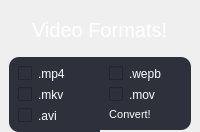
            <widget class="QWidget" name="vidPage">
             <layout class="QVBoxLayout" name="verticalLayout_5">
              <property name="spacing">
               <number>0</number>
              </property>
              <property name="leftMargin">
               <number>9</number>
              </property>
              <property name="topMargin">
               <number>9</number>
              </property>
              <property name="rightMargin">
               <number>9</number>
              </property>
              <property name="bottomMargin">
               <number>0</number>
              </property>
              <item alignment="Qt::AlignHCenter">
               <widget class="QWidget" name="widget_2" native="true">
                <property name="sizePolicy">
                 <sizepolicy hsizetype="Preferred" vsizetype="Fixed">
                  <horstretch>0</horstretch>
                  <verstretch>0</verstretch>
                 </sizepolicy>
                </property>
                <layout class="QVBoxLayout" name="verticalLayout_15">
                 <item alignment="Qt::AlignTop">
                  <widget class="QWidget" name="widget_21" native="true">
                   <property name="sizePolicy">
                    <sizepolicy hsizetype="Preferred" vsizetype="Fixed">
                     <horstretch>0</horstretch>
                     <verstretch>0</verstretch>
                    </sizepolicy>
                   </property>
                   <layout class="QHBoxLayout" name="horizontalLayout_17">
                    <property name="spacing">
                     <number>0</number>
                    </property>
                    <property name="leftMargin">
                     <number>0</number>
                    </property>
                    <property name="topMargin">
                     <number>0</number>
                    </property>
                    <property name="rightMargin">
                     <number>0</number>
                    </property>
                    <property name="bottomMargin">
                     <number>0</number>
                    </property>
                    <item alignment="Qt::AlignTop">
                     <widget class="QLabel" name="label_11">
                      <property name="font">
                       <font>
                        <pointsize>15</pointsize>
                       </font>
                      </property>
                      <property name="styleSheet">
                       <string notr="true">color: rgb(255, 255, 255);</string>
                      </property>
                      <property name="text">
                       <string>&lt;html&gt;&lt;head/&gt;&lt;body&gt;&lt;p&gt;Video Formats!&lt;/p&gt;&lt;/body&gt;&lt;/html&gt;</string>
                      </property>
                     </widget>
                    </item>
                   </layout>
                  </widget>
                 </item>
                </layout>
               </widget>
              </item>
              <item alignment="Qt::AlignTop">
               <widget class="QWidget" name="widget_6" native="true">
                <property name="sizePolicy">
                 <sizepolicy hsizetype="Preferred" vsizetype="Expanding">
                  <horstretch>0</horstretch>
                  <verstretch>0</verstretch>
                 </sizepolicy>
                </property>
                <layout class="QHBoxLayout" name="horizontalLayout_8">
                 <property name="spacing">
                  <number>0</number>
                 </property>
                 <property name="leftMargin">
                  <number>0</number>
                 </property>
                 <property name="topMargin">
                  <number>6</number>
                 </property>
                 <property name="rightMargin">
                  <number>0</number>
                 </property>
                 <property name="bottomMargin">
                  <number>0</number>
                 </property>
                 <item alignment="Qt::AlignTop">
                  <widget class="QWidget" name="widget_9" native="true">
                   <property name="styleSheet">
                    <string notr="true">* {
	color: rgb(255, 255, 255);
	background-color: #2c313c;
	border-top-left-radius:10px;
	border-bottom-left-radius:10px;

}</string>
                   </property>
                   <layout class="QVBoxLayout" name="verticalLayout_6">
                    <property name="rightMargin">
                     <number>0</number>
                    </property>
                    <item alignment="Qt::AlignLeft">
                     <widget class="QCheckBox" name="checkBox_2">
                      <property name="text">
                       <string>.mp4</string>
                      </property>
                     </widget>
                    </item>
                    <item alignment="Qt::AlignLeft">
                     <widget class="QCheckBox" name="checkBox_3">
                      <property name="text">
                       <string>.mkv</string>
                      </property>
                     </widget>
                    </item>
                    <item alignment="Qt::AlignLeft">
                     <widget class="QCheckBox" name="checkBox">
                      <property name="text">
                       <string>.avi</string>
                      </property>
                     </widget>
                    </item>
                   </layout>
                  </widget>
                 </item>
                 <item alignment="Qt::AlignTop">
                  <widget class="QWidget" name="widget_8" native="true">
                   <property name="styleSheet">
                    <string notr="true">* {
	color: rgb(255, 255, 255);
	background-color: #2c313c;
	border-top-right-radius:10px;
	border-bottom-right-radius:10px;

}</string>
                   </property>
                   <layout class="QVBoxLayout" name="verticalLayout_7">
                    <property name="rightMargin">
                     <number>0</number>
                    </property>
                    <item alignment="Qt::AlignLeft">
                     <widget class="QCheckBox" name="checkBox_4">
                      <property name="text">
                       <string>.wepb</string>
                      </property>
                      <property name="tristate">
                       <bool>false</bool>
                      </property>
                     </widget>
                    </item>
                    <item alignment="Qt::AlignLeft">
                     <widget class="QCheckBox" name="checkBox_5">
                      <property name="text">
                       <string>.mov</string>
                      </property>
                      <property name="tristate">
                       <bool>false</bool>
                      </property>
                     </widget>
                    </item>
                    <item alignment="Qt::AlignLeft">
                     <widget class="QPushButton" name="pushButton_5">
                      <property name="font">
                       <font>
                        <pointsize>8</pointsize>
                       </font>
                      </property>
                      <property name="text">
                       <string>Convert!</string>
                      </property>
                     </widget>
                    </item>
                   </layout>
                  </widget>
                 </item>
                </layout>
               </widget>
              </item>
             </layout>
            </widget>
